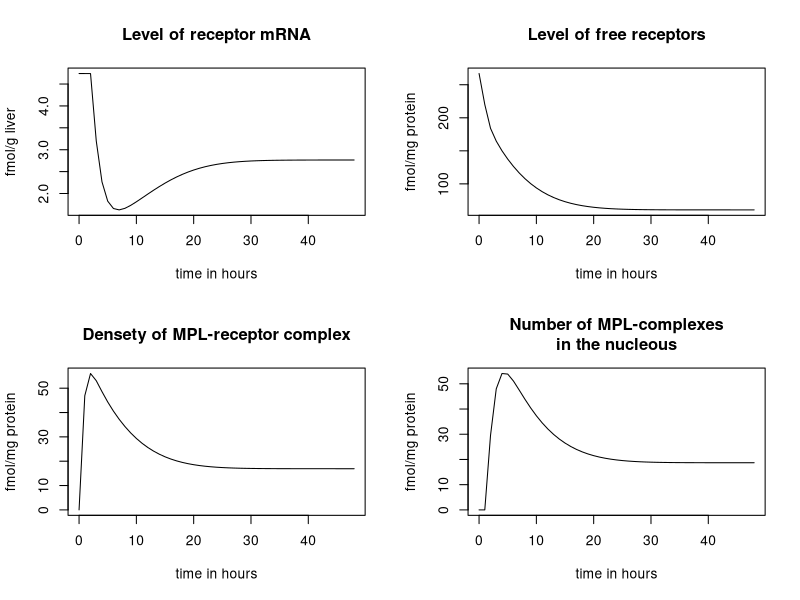

Write the R code that produced this figure.
## ---- chunk 1
knitr::opts_chunk$set(echo = TRUE)
library(deSolve)
## ---- chunk 2
# Parameters
parameters <- c(ks_Rm = 2.90, # fmol/g liver/h
                IC50_Rm = 26.2, # fmol/mg protein
                kon = 0.00329, # L/nmol/h
                kT = 0.63, # 1/h
                kre = 0.57, # 1/h
                Rf = 0.49,
                kd_R = 0.0572, # 1/h
                kd_Rm = 0.612,
                ks_R = 3.22,
                D = 53.409) # nmol/L

# Initial state
state <- c(Rmo = 4.74, # fmol/g liver
           Ro = 267, # fmol/mg protein
           DR = 0, # fmol/ mg protein
           DRN = 0) # fmol/mg protein
# Model
GR <- function(t, state, parms){
  with(as.list(c(state, parms)),{
    dmRNAR <- ks_Rm * (1 - DRN/(IC50_Rm + DRN)) - kd_Rm * Rmo
    dR <- ks_R * Rmo + Rf * kre * DRN - kon * D * Ro - kd_R * Ro
    dDR <- kon * D * Ro - kT * DR
    dDRN <- kT * DR - kre * DRN
    return(list(c(dmRNAR, dR, dDR, dDRN)))
  })}
# Timeframe
times <- seq(0, 48, by = 1)
# Run model
out <- ode(y = state, times = times, parms = parameters, func = GR, method = "euler")
## ---- chunk 3
# Plot
plot(out, main = c("Level of receptor mRNA", "Level of free receptors",
                   "Densety of MPL-receptor complex", "Number of MPL-complexes\nin the nucleous"),
     xlab = "time in hours",
     ylab = c("fmol/g liver", "fmol/mg protein", "fmol/mg protein", "fmol/mg protein"))
